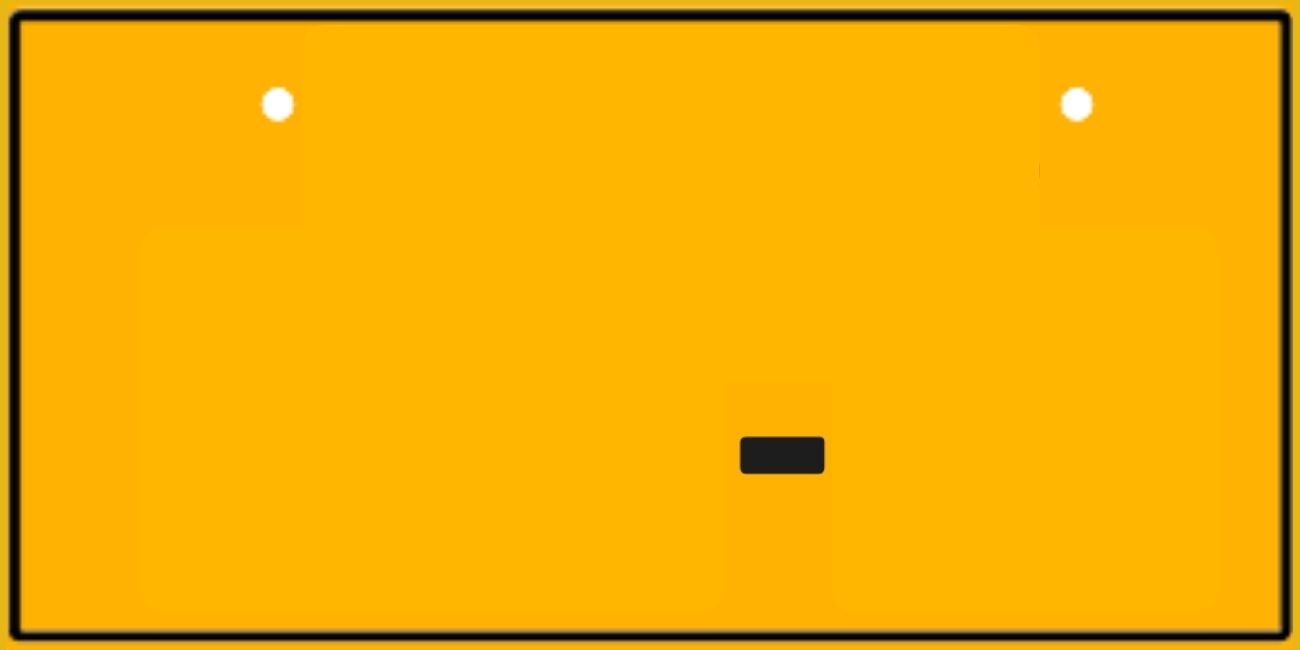
#> input picture 22.jpg, 1300 x 650 px
$ jupyter execute Untitled.ipynb
#> lines starting #> are read from the running program, lines starting #| are printed output that depends on the picture
[cell 1]
from PIL  import Image,ImageFont,ImageDraw
import numpy as np
from pylab import *
import cv2
def makecarnum(str):
    #im = cv2.cvtColor(Image.open('22.jpg'), cv2.COLOR_BGR2RGB)
    im = Image.open('22.jpg')  #model.jpg
    #im = Image.new('RGB', im.size, (255, 255, 255))
    #im.paste(im, None)
    draw = ImageDraw.Draw(im)

    fontchinese = ImageFont.truetype('simhei.ttf', int(im.size[1]*43/165))
    font = ImageFont.truetype('font1.ttf', int(im.size[1]*60/165))
    fontchinese2 = ImageFont.truetype('simhei.ttf', int(im.size[1]*60/165))
    fonthiphen = ImageFont.truetype('font.ttf', int(im.size[1]*70/165))
    font2 = ImageFont.truetype('font1.ttf', int(im.size[1]*95/165))

    xc,yc=(int(im.size[0]*80/330), int(im.size[1]*25/330))
    x, y = (int(im.size[0]*10/330), int(im.size[0]*40/165))
    x2,y2=(int(im.size[0]*85/330), int(im.size[0]*40/165))
    xhp, yhp = (int(im.size[0]*75/330), int(im.size[0]*30/165))

    draw.text((xc,yc), str[0:2], font=fontchinese,fill = "black")
    width, height = fontchinese.getsize(str[0])
    #print(width,height)
    draw.text((xc+width*2, yc), str[2:5], font=font,fill = "black")

    draw.text((x+40, y), str[5], font=fontchinese2,fill = "black")


    draw.text((x2-10, y2), str[6:8], font=font2, fill="black")
    thickness=3
    draw.text((x2+400, y2-35), str[8], font=fonthiphen, fill="black")
    draw.text((x2+500, y2), str[9:], font=font2, fill="black")
    im = np.array(im)

    imshow(im)
    show()
    img = cv2.cvtColor(im, cv2.COLOR_BGR2RGB)
    cv2.imwrite(str+'.jpg', img)
    #imsave("str+'.jpg'",im)
    # np.savetxt(str+'.txt',pos)#保存左上和右下


for x in range(20):
    num=[ u"0", u"1", u"2", u"3", u"4", u"5", u"6", u"7", u"8", u"9"]
    areachars=[u"森",u"森"]
    codechars=[u"あ",u"い",u"う",u"え",u"お",u"か",u"き",u"く",u"け",u"こ",u"さ",u"し",u"す",u"せ",u"そ",u"た",u"ち",u"つ",u"て",u"と",u"な",u"に",u"ぬ",
           u"ね",u"の",u"は",u"ひ",u"ふ",u"へ",u"ほ",u"ま",u"み",u"む",u"め",u"も",u"や",u"ゆ",u"よ",u"ら",u"り",u"る",u"れ",u"ろ",u"わ",u"を"]
    print(np.random.randint(0, 2))
    str=''
    for i in range(10):
        if i==0:
            str="東京"
        elif i<4:
            str = str +num[np.random.randint(5, 9)]
        elif i < 5:
            str = str + codechars[np.random.randint(0, len(codechars))]
        elif i == 7:
            str = str + "-"
        else:
            str = str + num[np.random.randint(0, len(num))]
    print(str)
    makecarnum(str)
#> in makecarnum, im is the input picture: PIL image 1300x650 RGB; mean R, G, B 241.9, 172.5, 3.6
#> in makecarnum, `im = np.array(im)`:
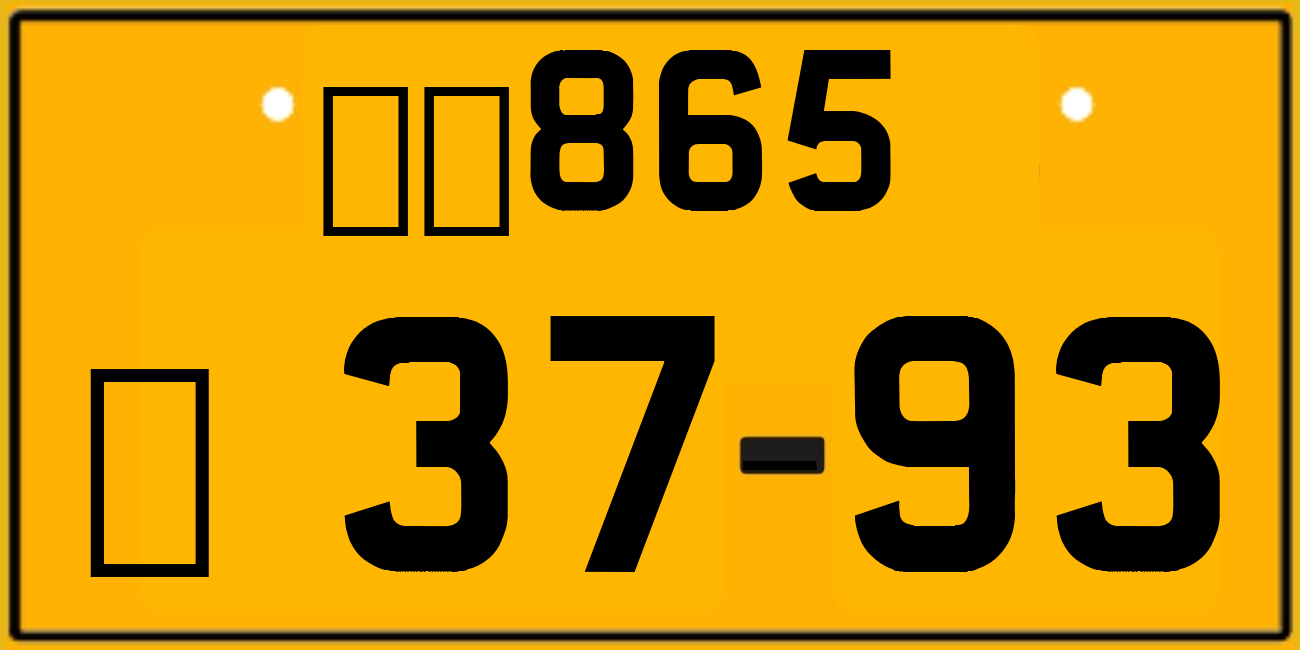
#> im: shape (650, 1300, 3); mean R, G, B 199, 142, 3.6
